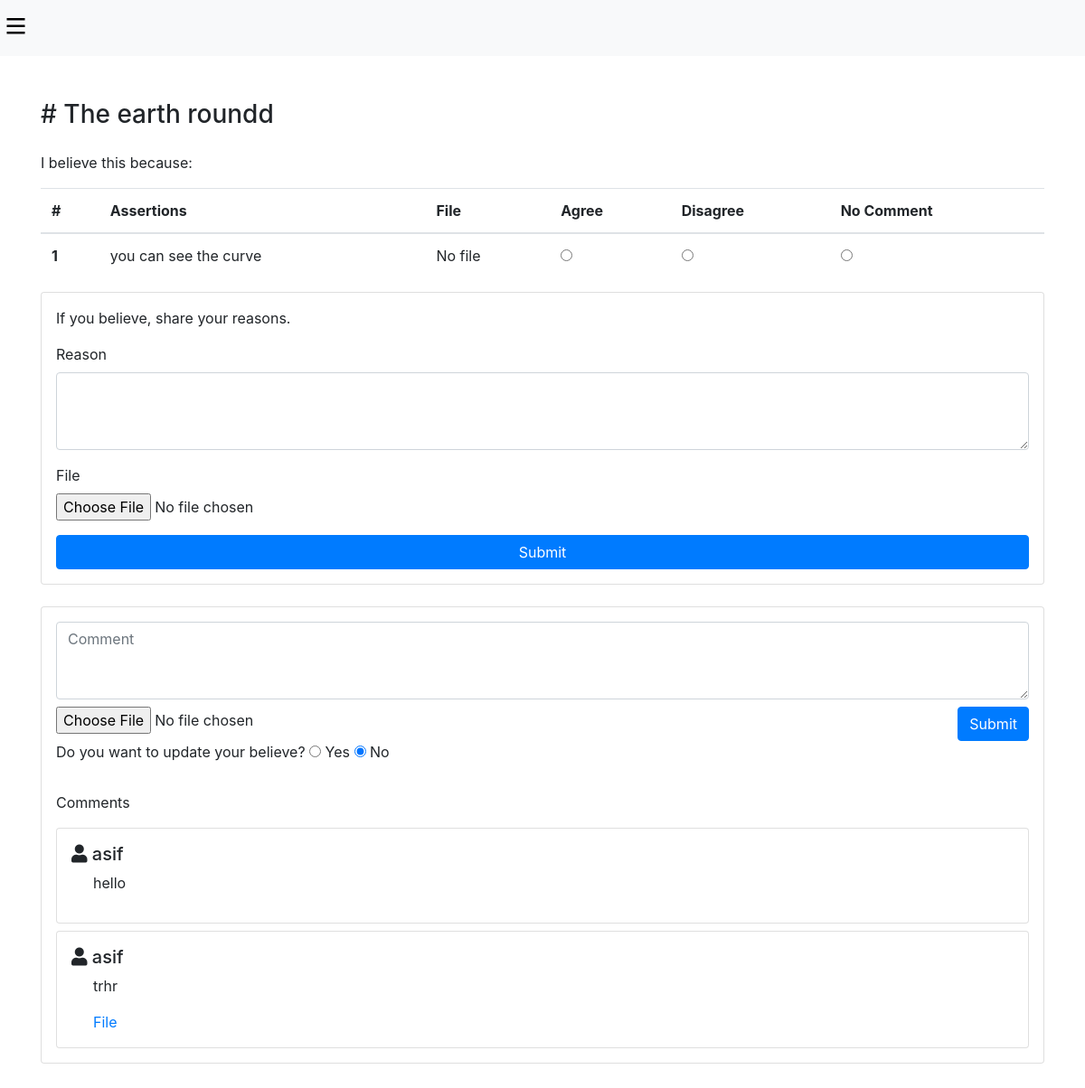
Page /reasons/26/ on the committed database.
### truthlist/models.py (models this page shows, shortened)
class Question(models.Model):
    question = models.TextField()
    category = models.ForeignKey(Category, null=True, blank=True, on_delete=models.SET_NULL)
    is_fundamental = models.BooleanField(default=False)
    truth_or_lie = models.CharField(max_length=10, choices=TRUTH_OR_LIE_CHOICES, default='Middle')
    active = models.BooleanField(default=False)
    date = models.DateTimeField(auto_now_add=True)

class Reason(models.Model):
    user = models.ForeignKey(User, on_delete=models.CASCADE)
    question = models.ForeignKey(Question, on_delete=models.CASCADE)
    reason = models.TextField()
    file = models.FileField(upload_to='reasons/', null=True, blank=True)
    date = models.DateTimeField(auto_now_add=True)
    def agreed_users(self):
        ra = ReasonAnswer.objects.filter(reason=self, answer='agree')
        return [ r.user for r in ra ]
    def disagreed_users(self):
        ra = ReasonAnswer.objects.filter(reason=self, answer='disagree')
        return [ r.user for r in ra ]
    def no_comment_users(self):
        ra = ReasonAnswer.objects.filter(reason=self, answer='no_comment')
        return [ r.user for r in ra ]

class ReasonAnswer(models.Model):
    user = models.ForeignKey(User, on_delete=models.CASCADE)
    reason = models.ForeignKey(Reason, on_delete=models.CASCADE)
    answer = models.CharField(max_length=10, choices=TRUTH_OR_LIE_CHOICES)
    date = models.DateTimeField(auto_now_add=True)

class Comment(models.Model):
    user = models.ForeignKey(User, on_delete=models.CASCADE)
    question = models.ForeignKey(Question, on_delete=models.CASCADE)
    comment = models.TextField()
    file = models.FileField(upload_to='comments/', null=True, blank=True)
    date = models.DateTimeField(auto_now_add=True)

### truthlist/views.py (the view, shortened to what this page needs)
# urls.py: path('reasons/<int:id>/', views.reasons, name='reasons'),
def reasons(request, id):
    question = Question.objects.get(id=id)
    all_reasons = Reason.objects.filter(question=question)
    all_comments = Comment.objects.filter(question=question)
    return render(request, 'truthlist/reasons.html', {'question': question, 'reasons': all_reasons, 'comments': all_comments})

### truthlist/templates/truthlist/reasons.html (shortened to what this page needs)
{% extends 'truthlist/base.html' %}
{% load static %}
{% block content %}
<div class="container mt-5">
    <h3># {{question.question}}</h1>
    {% if reasons %}
        <p class="mt-4">I believe this because:</p>
        <table class="table mt-3">
            <thead>
            <tr>
                <th scope="col">#</th>
                <th scope="col">Assertions</th>
                <th scope="col">File</th>
                <th scope="col">Agree</th>
                <th scope="col">Disagree</th>
                <th scope="col">No Comment</th>
            </tr>
            </thead>
            <tbody>
                {% for data in reasons %}
                <form method="post" action="{% url 'reasons_opinion' data.id %}">
                    <tr>
                        <th scope="row">{{ forloop.counter }}</th>
                        <td>{{ data.reason }}</td>
                        <td>
                            {% if data.file %}
                                <a href="{{ data.file.url }}" target="_blank">File</a>
                            {% else %}
                                No file
                            {% endif %}
                        </td>
                        <td>
                            <input class="radio-btn" type="radio" name="{{ data.id }}" value="agree" onclick="this.form.submit()" {% if request.user in data.agreed_users %} checked {% endif %}>
                        </td>
                        <td>
                            <input class="radio-btn" type="radio" name="{{ data.id }}" value="disagree" onclick="this.form.submit()" {% if request.user in data.disagreed_users %} checked {% endif %}>
                        </td>
                        <td>
                            <input class="radio-btn" type="radio" name="{{ data.id }}" value="no_comment" onclick="this.form.submit()" {% if request.user in data.no_comment_users %} checked {% endif %}>
                        </td>
                    </tr>
                </form>
                {% endfor %}
            </tbody>
        </table>
    {% else %}
        <p class="mt-3 ml-5">No assertions found.</p>
    {% endif %}
    <form class="card p-3" method="post" enctype="multipart/form-data" action="{% url 'reasons' question.id %}">
        <p>If you believe, share your reasons.</p>
        <div class="form-group">
            <label for="reason">Reason</label>
            <textarea name="reason" class="form-control" id="reason" rows="3"></textarea>
        </div>
        <div class="form-group">
            <label for="file">File</label>
            <input name="file" type="file" class="form-control-file" id="file">
        </div>
        <button type="submit" class="btn btn-primary">Submit</button>
    </form>
    <div class="mt-4 card p-3 mb-5">
        <form id="comment-form" method="post" enctype="multipart/form-data" action="{% url 'add_comment' question.id %}">
            <div>
                <textarea name="comment" id="comment" class="form-control" rows="3" placeholder="Comment"></textarea>
            </div>
            <div class="mt-2 d-flex justify-content-between">
                <input name="file" id="file" type="file" class="form-control-file" id="file">
                <button id="comment-submit" type="submit" class="btn btn-primary">Submit</button>
            </div>
        </form>
        <p>Do you want to update your believe?
            <input class="radio-btn" type="radio" name="update" value="yes"> Yes
            <input class="radio-btn" type="radio" checked name="update" value="no"> No
        </p>
        <div id="comment-section">
            {% if comments %}
                <p class="mt-3">Comments</p>
            {% else %}
                <p class="mt-3 text-muted">No comments found.</p>
            {% endif %}
            <div id="comment-list">
                {% for comment in comments %}
                    <div class="card p-3 mt-2">
                        <div class="d-flex justify-content-between">
                            <h5>
                                <i class="fas fa-user"></i>
                                {{comment.user.username}}
                            </h5>
                        </div>
                        <div class="ml-4">
                            <p>{{ comment.comment }}</p>
                            {% if comment.file %}
                                <a href="{{ comment.file.url }}" target="_blank">File</a>
                            {% endif %}
                        </div>
                    </div>
                {% endfor %}
            </div>
        </div>
    </div>
</div>
{% endblock %}

### rows in the picture
Question: question "The earth roundd"
Reason: reason "you can see the curve", file "No file"
Comment: user.username "asif", comment "hello"
Comment: user.username "asif", comment "trhr"
